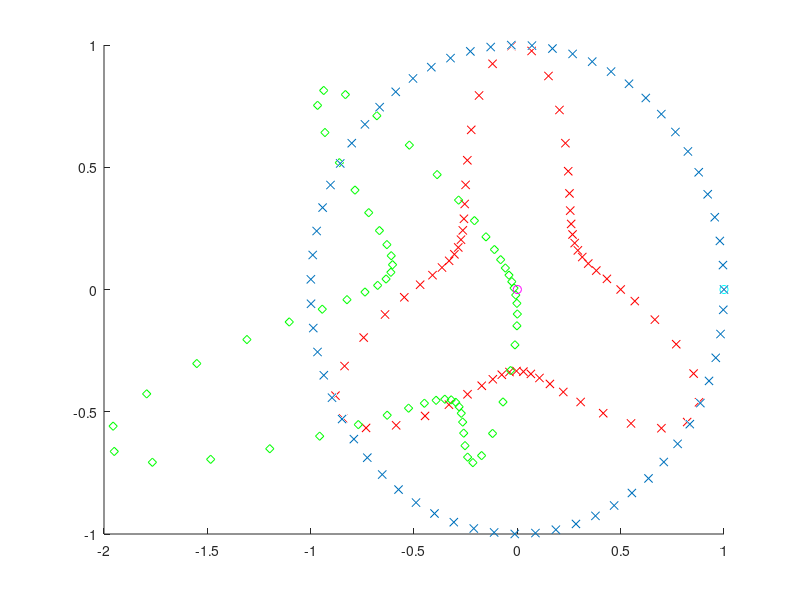

Reproduce this figure in MATLAB. (Note: this script raises an error after producing the figure.)
%% Functions
Rx = @(theta) [ 1 0           0
                0 cos(theta) -sin(theta)
                0 sin(theta)  cos(theta) ]
            
Ry = @(theta) [ cos(theta) 0  sin(theta)
                0          1  0
               -sin(theta) 0  cos(theta) ]
           
Rz = @(theta) [ cos(theta) -sin(theta) 0  
                sin(theta)  cos(theta) 0
                0           0          1 ]
            
cameraCenter = @(R,t) -R'*t
cameraToWorld = @(R,t) [R' -R'*t; 0 0 0 1]
            
%% Definitions
t1 = [0 0 0]';
R1 = eye(3);
t2 = -[1 0 0]';
R2 = Rx(0.1);%Rx(0.3)*Ry(0.2)*Rz(0.1)
K = eye(3);

C1 = K*[eye(3) zeros(3,1)]
C2 = K*[R2 t2]

%% 3D points

p3D = [-1 -1  2
       -1  1  2
        1 -1  2
        1  1  2
        0  1  2
        0  3  2
        2  1  2
        2  3  2]

% sine
x = -1:0.1:3.1;
p3D = [x;sin(3.1*x);sin(x)+2]';

% circle
x = 0:0.1:(2*pi)
p3D = [cos(x)' sin(x)' (2+1*sin(3*x))'];

p3DHom = [p3D ones(length(p3D),1)];
    
%% Visualize

n1 = cameraCenter(R1,t1)
n2 = cameraCenter(R2,t2)

figure(1); clf; hold on;
plot3(p3D(:,1), p3D(:,2), p3D(:,3), 'x');
plot3(n1(1), n1(2), n1(3), 'om');
plot3(n2(1), n2(2), n2(3), 'oc');

%% Image plane coordinates

p1Hom = (C1*p3DHom')'
p1 = [p1Hom(:,1) p1Hom(:,2)]./[p1Hom(:,3) p1Hom(:,3)]   % Inhomogenous
p2Hom = (C2*p3DHom')'
p2 = [p2Hom(:,1) p2Hom(:,2)]./[p2Hom(:,3) p2Hom(:,3)]   % Inhomogenous

figure(1); clf; hold on;
plot3(p3D(:,1), p3D(:,2), p3D(:,3), 'x');
plot3(p1(:,1), p1(:,2), zeros(size(p1(:,1))), 'xr');
plot3(p2(:,1), p2(:,2), zeros(size(p2(:,1))), 'dg');
plot3(n1(1), n1(2), n1(3), 'om');
plot3(n2(1), n2(2), n2(3), 'oc');

imagePair1 = [p1 p2]

%% Triangulate points - (verification)

% Linear
disp('linear)');
p3D_Hom = [];
for n = 1:length(p1Hom)
    p3D_Hom = [p3D_Hom; triangulate_linear(C1,C2,p1Hom(n,:),p2Hom(n,:))'];
end
p3D_ = [p3D_Hom(:,1) p3D_Hom(:,2) p3D_Hom(:,3) ]./[p3D_Hom(:,4) p3D_Hom(:,4) p3D_Hom(:,4)]   % Inhomogenous

diff = p3D-p3D_
diff_norm = norm(diff)


%% F, E

F = fmatrix_stls(p1,p2)
E = K'*F*K


%% Save to file

fid = fopen('data_test3.alx','wt');
fprintf(fid,'# Correspondances for each imagepair in sequnce\n');
fprintf(fid,'# Imagepair 1\n');
for n = 1:length(imagePair1)
   fprintf(fid,'p %0.4f %0.4f %0.4f %0.4f\n',imagePair1(n,1),imagePair1(n,2),imagePair1(n,3),imagePair1(n,4)); 
end
fprintf(fid,'# Partly Done\n');
fclose(fid);

       